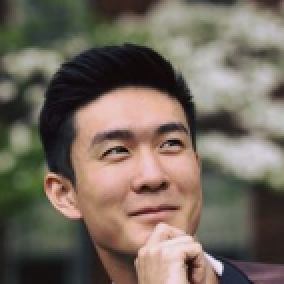
#> input picture images/alan.png, 142 x 142 px (shown 2 times larger)
$ python -i downsize.py   (imports and definitions only)
#> lines starting #> are read from the running program, lines starting #| are printed output that depends on the picture
import argparse

from PIL import Image, ImageSequence, ImageOps
from pathlib import Path

SUPPORTED_EXTENSIONS = [".gif", ".jpg", ".jpeg", ".png"]

TOTEM_LED_SIZE = (64, 64)
repo_root = Path(__file__).parent.parent
images_dir = repo_root / "images"


# [6 lines left out: function thumbnails, not called in this run]


def downsize_gif(in_path: str, out_path: str, size=(64, 64)):
#> called with in_path = '../images/alan.png', out_path = 'out.png', size = (64, 64)
    with Image.open(in_path) as gif:
#> gif is the input picture: PIL image 142x142 RGBA; mean R, G, B, A 116.2, 105.3, 93.9, 255
        if gif.height == 64 and gif.width == 64:
            return
        frames = []
        durations = []

        for frame in ImageSequence.Iterator(gif):
            # 1) record the frame duration
            durations.append(frame.info.get("duration", 100))

            # 2) get an RGBA copy and resize it
            rgba = frame.convert("RGBA").resize(size, Image.LANCZOS)

            # 3) composite over a black background
            black_bg = Image.new("RGBA", size, (0, 0, 0, 255))
            composited = Image.alpha_composite(black_bg, rgba)

            # 4) convert to a palette image (GIF) if you like, or just to RGB
            paletted = composited.convert("RGB").quantize(method=Image.MEDIANCUT)

            frames.append(paletted)
#> this loop made 1 pass
#> pass 1, in downsize_gif, `rgba = frame.convert("RGBA").resize(size, Image.LANCZOS)`:
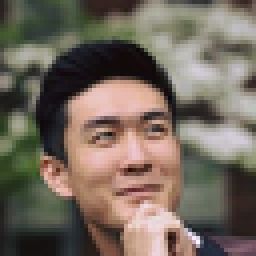
#> rgba: PIL image 64x64 RGBA (shown 4 times larger); mean R, G, B, A 116.2, 105.3, 93.9, 255
#> after the loop, durations = [100]; frames = 1 item

        # 5) save as an animated GIF—no transparency needed now
        frames[0].save(
            out_path,
            save_all=True,
            append_images=frames[1:],
            loop=0,
            duration=durations,
            optimize=False,
        )
        print(f"Saving {out_path}")


# [40 lines left out: functions downsize_file, walk_path, main, not called in this run]


# [2 lines not run here, left out]

>>> result = downsize_gif('../images/alan.png', 'out.png')

$ run again, on images/arthur.png
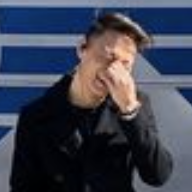
#> input picture images/arthur.png, 192 x 192 px
#> in downsize_gif, gif is the input picture: PIL image 192x192 RGBA; mean R, G, B, A 60.7, 65, 81, 255
#> the loop in downsize_gif, `for frame in ImageSequence.Iterator(gif):` made 1 pass
#> pass 1, in downsize_gif, `rgba = frame.convert("RGBA").resize(size, Image.LANCZOS)`:
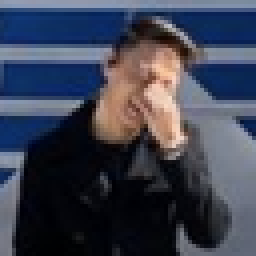
#> rgba: PIL image 64x64 RGBA (shown 4 times larger); mean R, G, B, A 60.7, 65, 81, 255
#> after the loop in downsize_gif, `for frame in ImageSequence.Iterator(gif):`: durations = [100]; frames = 1 item
